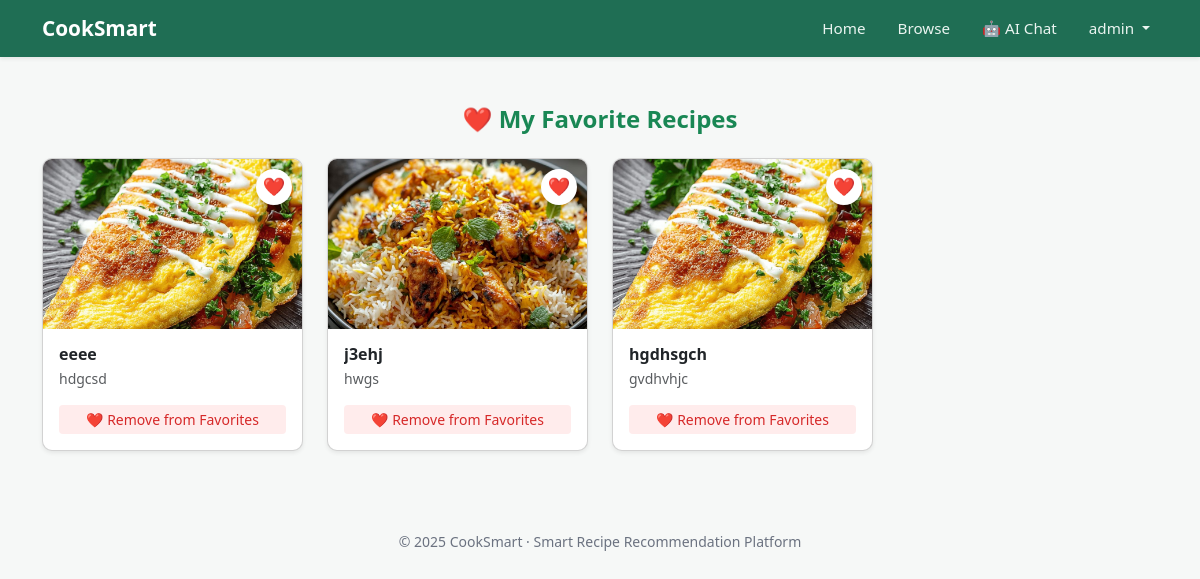
The page /favorites/ (signed in) on the database as committed earlier.
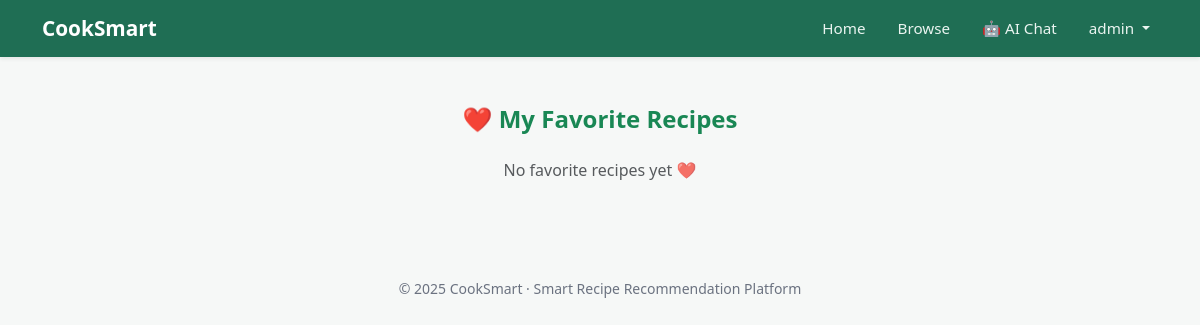
The same page on the database as committed later.
### recipes/models.py (models this page shows, shortened)
class Favorite(models.Model):
    user = models.ForeignKey(
        User,
        on_delete=models.CASCADE,
        related_name="favorites"   # ✅ ADD THIS
    )
    recipe = models.ForeignKey(
        Recipe,
        on_delete=models.CASCADE,
        related_name="favorited_by"
    )
    class Meta:
        unique_together = ("user", "recipe")

class Recipe(models.Model):
    user = models.ForeignKey(
        User,
        on_delete=models.CASCADE,
        related_name="recipes"
    )
    title = models.CharField(
        max_length=200
    )
    description = models.TextField(
        blank=True
    )
    category = models.CharField(
        max_length=100,
        blank=True
    )
    cook_time = models.PositiveIntegerField(
        null=True,
        blank=True,
        help_text="Time in minutes"
    )
    servings = models.PositiveIntegerField(
        default=2,
        help_text="Number of servings this recipe makes"
    )
    difficulty = models.CharField(
        max_length=20,
        choices=[
            ("Easy", "Easy"),
            ("Medium", "Medium"),
            ("Hard", "Hard"),
        ],
        default="Medium"
    )
    ingredients = models.TextField(
        help_text="One ingredient per line (quantity unit ingredient)"
    )
    instructions = models.TextField(
        help_text="One step per line"
    )
    image = models.ImageField(
        upload_to="recipes/images/",
        blank=True,
        null=True
    )
    video = models.FileField(
        upload_to="recipes/videos/",
        blank=True,
        null=True
    )
    is_featured = models.BooleanField(
        default=False
    )
    created_at = models.DateTimeField(
        auto_now_add=True
    )

### recipes/views.py (the view)
# urls.py: path('favorites/', views.favorites, name='favorites'),
@login_required
def favorites(request):
    favorites = Favorite.objects.filter(user=request.user).select_related('recipe')
    return render(request, 'recipes/favorites.html', {'favorites': favorites})

### recipes/templates/recipes/favorites.html (shortened to what this page needs)
{% extends 'recipes/base.html' %}
{% block content %}
<h4 class="fw-bold text-success mb-4 text-center">
    ❤️ My Favorite Recipes
</h4>
<div class="row g-4">
{% for fav in favorites %}
<div class="col-lg-3 col-md-4 col-sm-6">
    <div class="card recipe-card shadow-sm h-100 position-relative">
        <button
            class="fav-btn-icon"
            data-id="{{ fav.recipe.id }}"
            onclick="removeFavorite(this, event)"
            title="Remove from favorites">
            ❤️
        </button>
        {% if fav.recipe.image %}
        <img src="{{ fav.recipe.image.url }}"
             class="card-img-top recipe-img"
             alt="{{ fav.recipe.title }}">
        {% endif %}
        <div class="card-body p-3 position-relative">
            <h6 class="fw-bold mb-1 text-truncate">
                {{ fav.recipe.title }}
            </h6>
            <p class="text-muted small mb-3">
                {{ fav.recipe.description|truncatechars:45 }}
            </p>
            <button
                class="btn btn-danger-soft btn-sm w-100 remove-btn"
                data-id="{{ fav.recipe.id }}"
                onclick="removeFavorite(this, event)">
                ❤️ Remove from Favorites
            </button>
        </div>
    </div>
</div>
{% empty %}
<p class="text-center text-muted mt-4">
    No favorite recipes yet ❤️
</p>
{% endfor %}
</div>
{% endblock %}

Rows that differ between the two databases and show on the page:
removed Favorite: recipe.image (picture), recipe "eeee", recipe.description "hdgcsd"
removed Favorite: recipe.image (picture), recipe "j3ehj", recipe.description "hwgs"
removed Favorite: recipe.image (picture), recipe "hgdhsgch", recipe.description "gvdhvhjc"
Other text that changed with them:
text now shown: "No favorite recipes yet ❤️"
